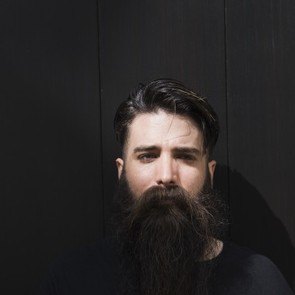
#> input picture human2.jpg, 295 x 295 px
$ python main.py
#> lines starting #> are read from the running program, lines starting #| are printed output that depends on the picture; after the words box and inside, x2 and y2 are one past the last pixel; in counts of white or black regions, pixels touching at a corner belong together
### common.py
from __future__ import print_function
import sys
PY3 = sys.version_info[0] == 3

if PY3:
    from functools import reduce

import numpy as np
import cv2 as cv
import os
import itertools as it
from contextlib import contextmanager

image_extensions = ['.bmp', '.jpg', '.jpeg', '.png', '.tif', '.tiff', '.pbm', '.pgm', '.ppm']


class Sketcher:
    def __init__(self, windowname, dests, colors_func):
        self.prev_pt = None
        self.windowname = windowname
        self.dests = dests
        self.colors_func = colors_func
        self.dirty = False
        self.show()
        cv.setMouseCallback(self.windowname, self.on_mouse)

    def show(self):
        cv.imshow(self.windowname, self.dests[0])

    # [13 lines left out: function on_mouse, not called in this run]


### main.py
#!/usr/bin/env python
from __future__ import print_function
import cv2
import numpy as np
import matplotlib.pyplot as plt
import sys
from common import Sketcher


# Kullanacağımız resmi tanımlayalım
INPUT_IMAGE = "human2.jpg"
IMAGE_NAME = INPUT_IMAGE[:INPUT_IMAGE.index(".")]
OUTPUT_IMAGE = IMAGE_NAME + "_output.jpg"
TABLE_IMAGE = IMAGE_NAME + "_table.jpg"

def main():
    try:
        fn = sys.argv[1]
    except:
        fn = INPUT_IMAGE

    image = cv2.imread(cv2.samples.findFile(fn))
#> image is the input picture: shape (295, 295, 3); mean B, G, R 38.5, 38.9, 41.7

    # Resim bulunamazsa program bozulmasın
    if image is None:
        print('Failed to load image file:', fn)
        sys.exit(1)

    # Common dosyamızdan örnek oluşturalım
    image_mark = image.copy()
    sketch = Sketcher('Image', [image_mark], lambda : ((255, 255, 255), 255))
#> in __init__, `self.dests = dests`: self.dests = 1 item

    # Kullanıcı Komut alanı
    while True:
        ch = cv2.waitKey()
#> (key Esc is pressed here)
        if ch == 27: # ESC - exit
            break
        if ch == ord('r'): # r - mask the image
            break
        if ch == ord(' '): # SPACE - reset the inpainting mask
            image_mark[:] = image
            sketch.show()

    # Ten rengine göre uygun renk aralığı ataması
    lower_white = np.array([50,50,50])
    upper_white = np.array([255, 255, 255])

    mask = cv2.inRange(image_mark, lower_white, upper_white)
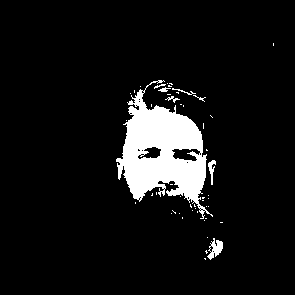
#> mask: shape (295, 295); 7.8% white; 50 white regions (42 under 20 px), largest, box (x1, y1, x2, y2) and area: (116, 80, 213, 219) 6300, (207, 238, 223, 260) 179, (208, 160, 216, 185) 89

    # Maskeleme işlemi
    mask_inv = cv2.bitwise_not(mask)

    # Renk dönüşüm alanı
    gray = cv2.cvtColor(image, cv2.COLOR_BGR2GRAY)
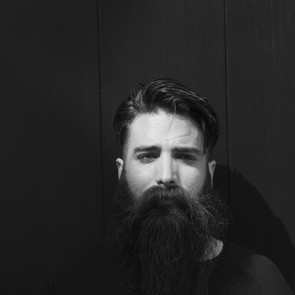
#> gray: shape (295, 295); min 5, max 232, mean 39.6


    rows, cols, channels = image.shape
#> rows = 295; cols = 295; channels = 3
    image = image[0:rows, 0:cols]

    colored_portion = cv2.bitwise_or(image, image, mask = mask)
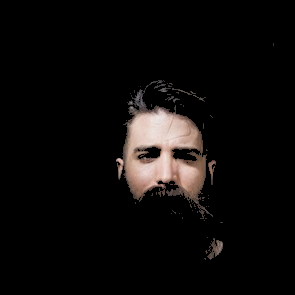
#> colored_portion: shape (295, 295, 3); mean B, G, R 10.1, 10.9, 12.9
    colored_portion = colored_portion[0:rows, 0:cols]

    gray_portion = cv2.bitwise_or(gray, gray, mask = mask_inv)
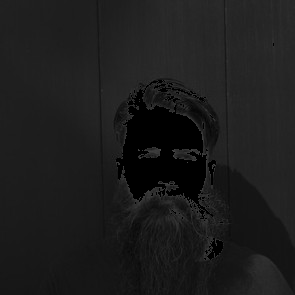
#> gray_portion: shape (295, 295); min 0, max 79, mean 28.2
    gray_portion = np.stack((gray_portion,)*3, axis=-1)
#> gray_portion: shape (295, 295, 3)

    # Çıktı oluşturulan alan
    output = colored_portion + gray_portion

    # Çıktıyı kayıt edelim
    cv2.imwrite(OUTPUT_IMAGE, output)

    # Fotoğrafın ilk ve son halini tabloya dönüştürelim
    mask = np.stack((mask,)*3, axis=-1)
    table_of_images = np.concatenate((image, mask), axis=1)
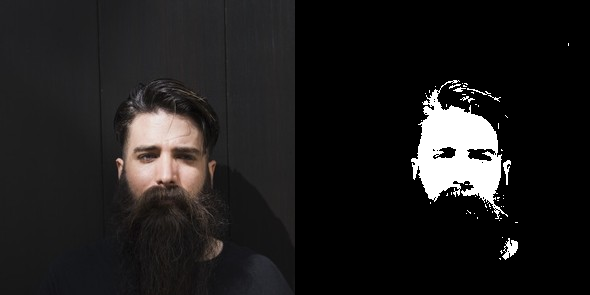
#> table_of_images: shape (295, 590, 3); mean B, G, R 29.3, 29.4, 30.8
    cv2.imwrite(TABLE_IMAGE, table_of_images)

    # Kullanıcıya gösterelim
    #cv2.imshow('Original Image', image)
    #cv2.imshow('Output Image', output)
    cv2.imshow('Table of Images', table_of_images)
    cv2.waitKey(0)

if __name__ == '__main__':
    print(__doc__)
    main()
    cv2.destroyAllWindows()

$ run again, with human_table.jpg copied over human2.jpg
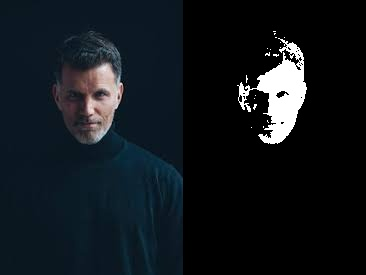
#> input picture human_table.jpg, 366 x 275 px
#> in main, image is the input picture: shape (275, 366, 3); mean B, G, R 28.9, 23.7, 17.9
#> self.dests = 1 item
#> in main, `mask = cv2.inRange(image_mark, lower_white, upper_white)`:
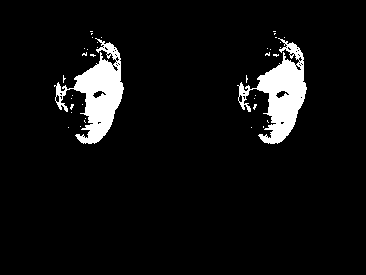
#> mask: shape (275, 366); 6.1% white; 39 white regions (37 under 20 px), largest, box (x1, y1, x2, y2) and area: (237, 38, 307, 144) 3004, (54, 38, 124, 144) 2999
#> in main, `table_of_images = np.concatenate((image, mask), axis=1)`:
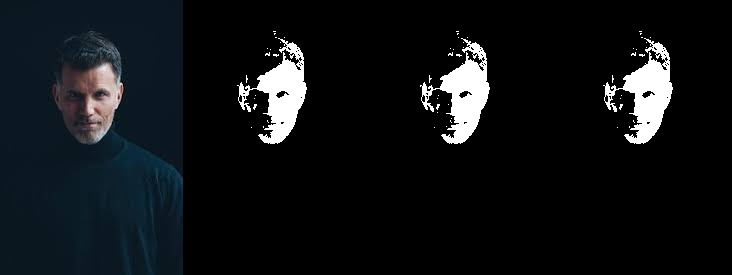
#> table_of_images: shape (275, 732, 3); mean B, G, R 22.2, 19.6, 16.8
